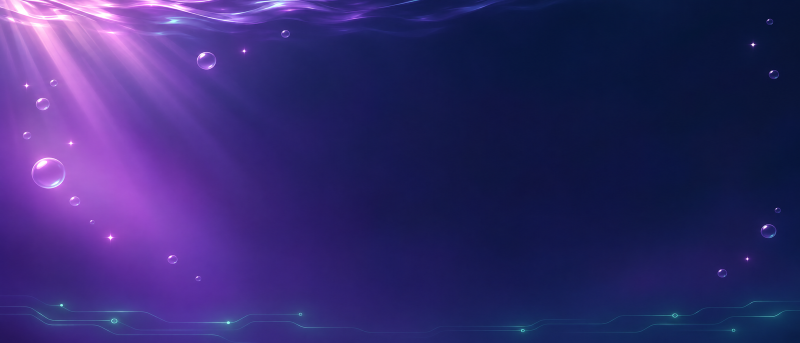
#> input picture assets/raw/hero_plate_v2.png, 1600 x 686 px (shown at 1/2 size)
$ python gen_showcase.py
#> lines starting #> are read from the running program, lines starting #| are printed output that depends on the picture; after the words box and inside, x2 and y2 are one past the last pixel; in counts of white or black regions, pixels touching at a corner belong together
"""Generate the showcase artwork: assets/brand/*.png and the landing-page copies in docs/site/.

Dev-only tool, not part of the product install. Needs Pillow:  pip install pillow
    python scripts/gen_showcase.py

Deterministic: the same inputs and Pillow version give byte-identical output (no timestamps, no metadata).
Inputs:
  assets/mascot/oysterOS-logo-512.png   the mascot (RGBA). Used pixel-exact, never redrawn.
  assets/readme/cardputer-home.png      the emulator page with the Home screen (a real render of the UI)
  assets/raw/hero_plate_v2.png          background plate: light rays, bubbles, circuit traces
  assets/raw/wave_plate_v2.png          background plate: flowing ribbons
  assets/raw/wordmark_v2.png            the OysterOS wordmark on a transparent background
  assets/raw/emblem_sheet_v2.png        six feature emblems, 3 x 2, on a transparent background
Outputs:
  assets/brand/hero.png                 README banner: plate + mascot + wordmark + tagline + the device
  assets/brand/social-preview.png       1280 x 640 card for link previews
  assets/brand/wordmark.png             the wordmark, trimmed
  assets/brand/emblem-<name>.png        the six emblems, cut from the sheet
  docs/site/*.png                       the same pieces, sized for the landing page (docs/index.html)
Where each source comes from is recorded in assets/PROVENANCE.md.
"""

from pathlib import Path

from PIL import Image, ImageDraw, ImageFilter, ImageFont

ROOT = Path(__file__).resolve().parents[1]
RAW = ROOT / "assets" / "raw"
BRAND = ROOT / "assets" / "brand"
SITE = ROOT / "docs" / "site"
MASCOT = ROOT / "assets" / "mascot" / "oysterOS-logo-512.png"
DEVICE = ROOT / "assets" / "readme" / "cardputer-home.png"
HERO_PLATE = RAW / "hero_plate_v2.png"
WAVE_PLATE = RAW / "wave_plate_v2.png"
WORDMARK = RAW / "wordmark_v2.png"
EMBLEM_SHEET = RAW / "emblem_sheet_v2.png"

# Design tokens (docs/DESIGN_SYSTEM.md)
NAVY = (16, 25, 35)
SEAFOAM = (94, 234, 212)
LILAC = (183, 156, 255)
PEARL = (232, 224, 255)

PNG_BUDGET = 880_000  # tests/assets keeps every PNG under 900 kB
EMBLEMS = ("ai", "confirm", "recon", "home", "scripts", "engineering")  # sheet order, row by row
TAGLINE = ("A pocket operating system for", "security, AI and automation")
LABEL = "M5STACK CARDPUTER ADV  /  ESP32-S3  /  C++ AND PYTHON"


def rgba(path: Path) -> Image.Image:
    return Image.open(path).convert("RGBA")


def stripped(img: Image.Image) -> Image.Image:
    """A copy that carries pixels only: no text, colour-profile or provenance chunks."""
    return Image.frombytes(img.mode, img.size, img.tobytes())


# [10 lines left out: function save_png, not called in this run]


def cover(img: Image.Image, w: int, h: int) -> Image.Image:
    """Scale and centre-crop so the image fills w x h."""
#> called with w = 1440, h = 617
    s = max(w / img.width, h / img.height)
#> s = 0.9
    im = img.resize((round(img.width * s), round(img.height * s)), Image.LANCZOS)
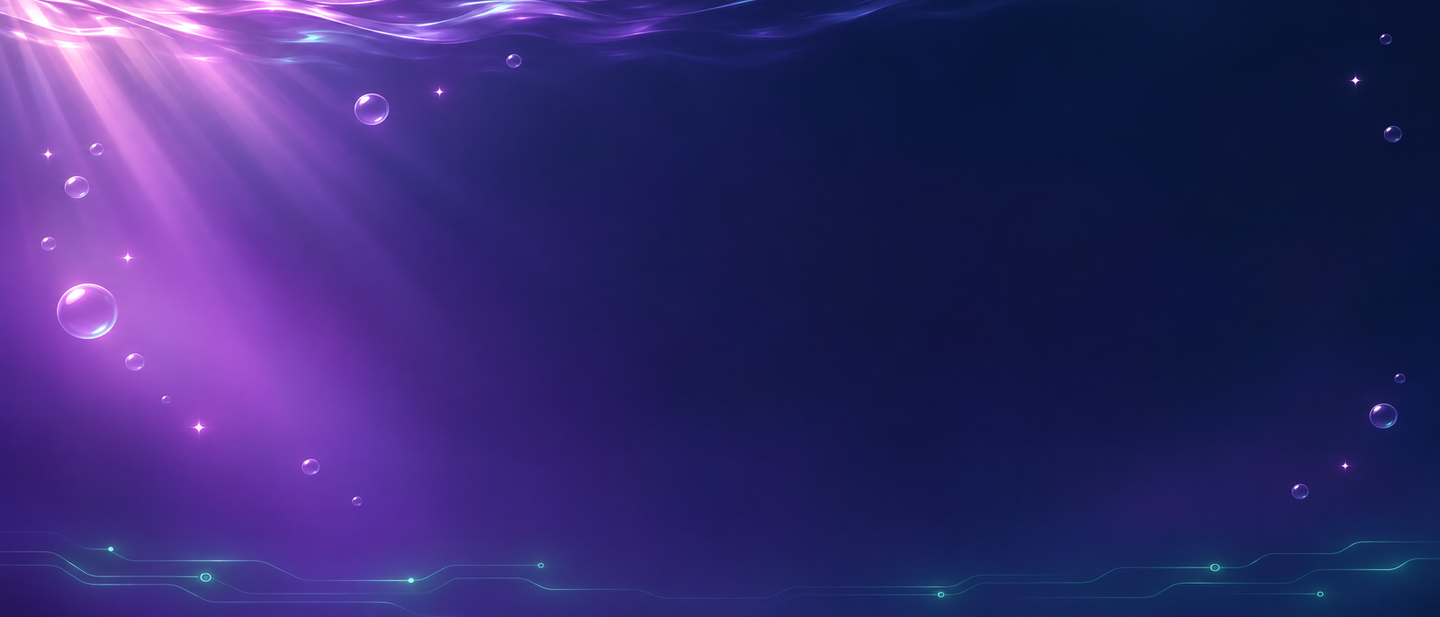
#> im: PIL image 1440x617 RGBA; mean R, G, B, A 52.1, 41.4, 110.4, 255
    x, y = (im.width - w) // 2, (im.height - h) // 2
#> x = 0; y = 0
    return im.crop((x, y, x + w, y + h))


def fit_width(img: Image.Image, w: int) -> Image.Image:
    return img.resize((w, round(img.height * w / img.width)), Image.LANCZOS)


def fit_height(img: Image.Image, h: int) -> Image.Image:
    return img.resize((round(img.width * h / img.height), h), Image.LANCZOS)


# [68 lines left out: functions full_alpha, trim, device_cutout, glow, shadow, centred_text, not called in this run]


def compose(plate_path: Path, w: int, h: int, k: float, brand_cx: float, device_cx: float,
            device_w: float) -> Image.Image:
    """Banner layout: mascot, wordmark and tagline on the left, the device on the right.

    `k` scales every size (1.0 suits a 1600 px wide canvas); the two centre positions and the device width
    are fractions of the canvas width.
    """
    img = cover(rgba(plate_path), w, h)
    # Calm the plate behind the device so the product reads first.
    shade = Image.new("L", (w, h), 0)
#> shade: PIL image 1440x617 L; every value is 0
    ImageDraw.Draw(shade).rectangle((round(w * 0.42), 0, w, h), fill=90)
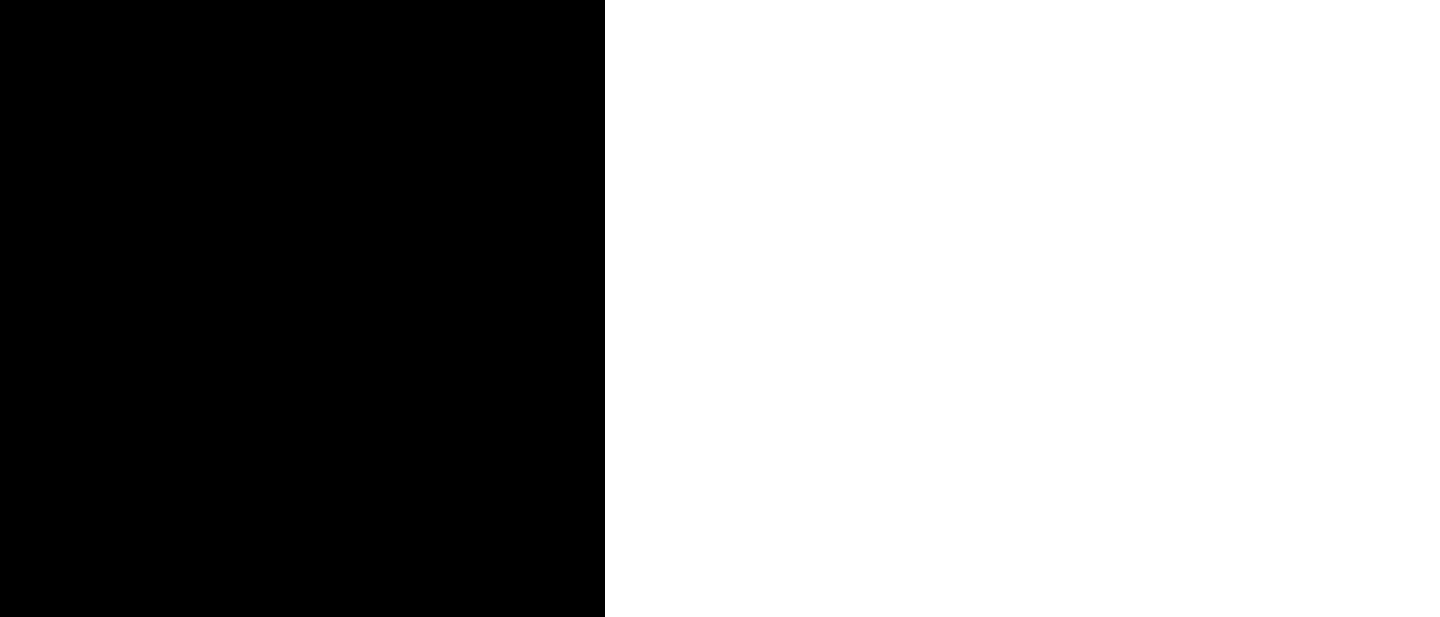
#> shade: PIL image 1440x617 L; values 0 (black) and 90 (white), 58% white; 1 black region, box (x1, y1, x2, y2) and area: (0, 0, 605, 617) 373285
    veil = Image.new("RGBA", (w, h), NAVY + (0,))
    veil.putalpha(shade.filter(ImageFilter.GaussianBlur(w * 0.09)))
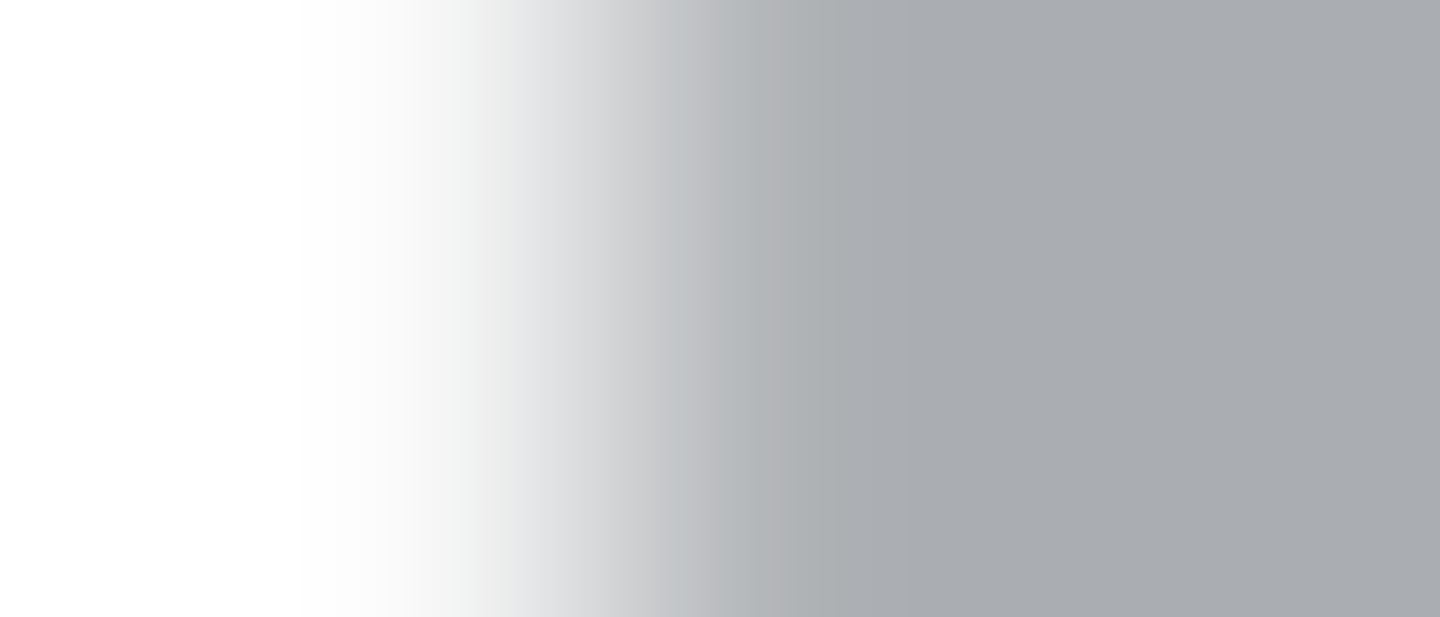
#> veil: PIL image 1440x617 RGBA; mean R, G, B, A 16, 25, 35, 52.2; transparent parts drawn white
    img.alpha_composite(veil)
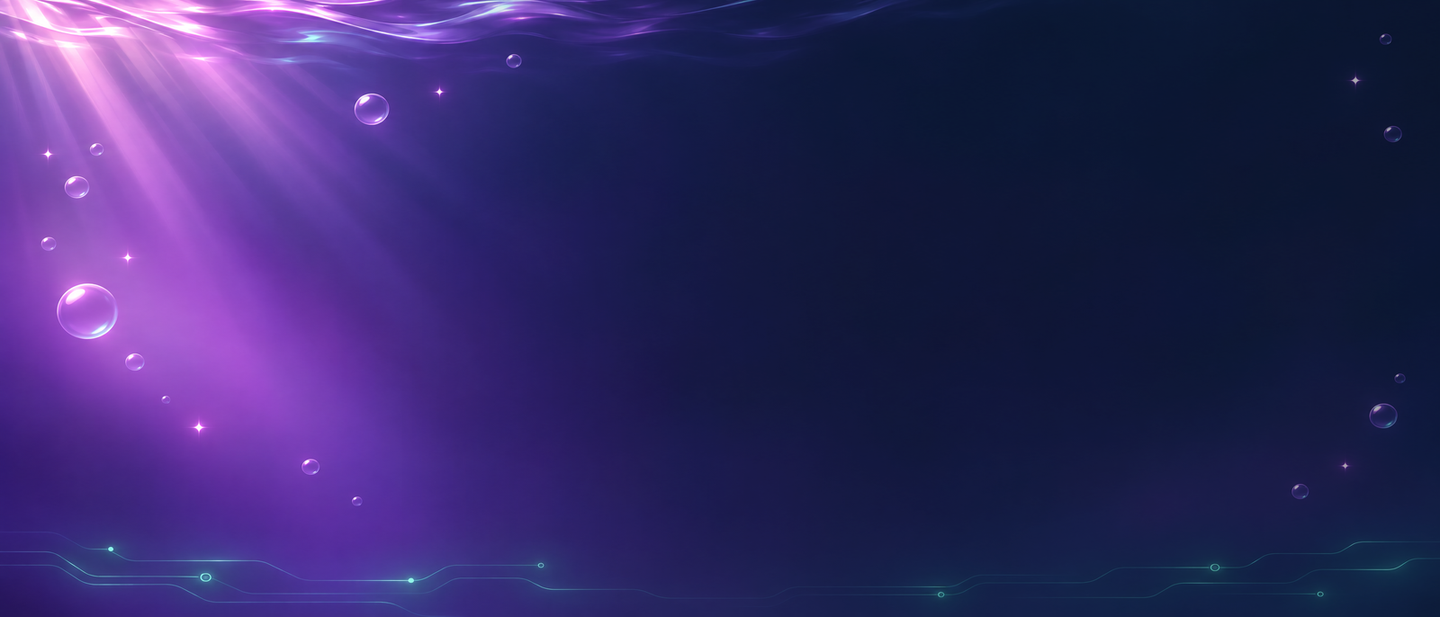
#> img: PIL image 1440x617 RGBA; mean R, G, B, A 51.2, 41, 101.6, 255

    cx = round(w * brand_cx)
    mascot = fit_height(rgba(MASCOT), round(238 * k))
    wordmark = fit_width(full_alpha(rgba(WORDMARK)), round(640 * k))
    block_h = mascot.height + round(wordmark.height * 0.62) + round(150 * k)
    top = (h - block_h) // 2

    my = top
    # ... and behind the tagline, so bubbles in the plate never sit under the words.
    text_top = my + mascot.height + round(wordmark.height * 0.50)
    img.alpha_composite(glow((w, h), (cx - round(330 * k), text_top, cx + round(330 * k),
                                      text_top + round(150 * k)), (30, 16, 70), 150, 34 * k))
    img.alpha_composite(glow((w, h), (cx - round(230 * k), my - round(30 * k), cx + round(230 * k),
                                      my + mascot.height + round(40 * k)), (190, 150, 255), 105, 70 * k))
    img.alpha_composite(mascot, (cx - mascot.width // 2, my))

    wy = my + mascot.height - round(wordmark.height * 0.24)
    img.alpha_composite(wordmark, (cx - wordmark.width // 2, wy))

    draw = ImageDraw.Draw(img)
    ty = wy + round(wordmark.height * 0.80)
    for i, line in enumerate(TAGLINE):
        centred_text(draw, cx, ty + round(i * 38 * k), line, round(29 * k), PEARL)
    centred_text(draw, cx, ty + round(98 * k), LABEL, round(15 * k), SEAFOAM, tracking=2.0 * k)

    device = fit_width(device_cutout(), round(w * device_w)).rotate(3.5, resample=Image.BICUBIC, expand=True)
    dcx, dcy = round(w * device_cx), h // 2
    hw, hh = device.width // 2, device.height // 3
    halo = (dcx - hw, dcy - hh, dcx + hw, dcy + hh)
    img.alpha_composite(glow((w, h), halo, (124, 92, 255), 70, 90 * k))
    card, pad = shadow(device, 26 * k, round(20 * k), 0.62)
    img.alpha_composite(card, (dcx - device.width // 2 - pad, dcy - device.height // 2 - pad))
    return img.convert("RGB")


# [13 lines left out: function emblems, not called in this run]


def main() -> None:
    save_png(compose(HERO_PLATE, 1440, 617, 0.9, 0.28, 0.752, 0.455), BRAND / "hero.png")
    save_png(compose(WAVE_PLATE, 1280, 640, 0.86, 0.27, 0.745, 0.46), BRAND / "social-preview.png")

    wordmark = trim(full_alpha(rgba(WORDMARK)), 24, 36)
    save_png(fit_width(wordmark, 900), BRAND / "wordmark.png")
    save_png(fit_width(wordmark, 720), SITE / "wordmark.png")

    for name, tile in emblems().items():
        save_png(tile.resize((320, 320), Image.LANCZOS), BRAND / f"emblem-{name}.png")
        save_png(tile.resize((200, 200), Image.LANCZOS), SITE / f"emblem-{name}.png")

    save_png(fit_height(rgba(MASCOT), 320), SITE / "mascot.png")
    save_png(cover(rgba(WAVE_PLATE), 1600, 686).convert("RGB"), SITE / "backdrop.png")
    for path in sorted([*BRAND.glob("*.png"), *SITE.glob("*.png")]):
        print(f"{path.relative_to(ROOT).as_posix():44s} {path.stat().st_size:>9,d} B")


if __name__ == "__main__":
#> (the run stopped early here; a loop or call above may not have finished)
